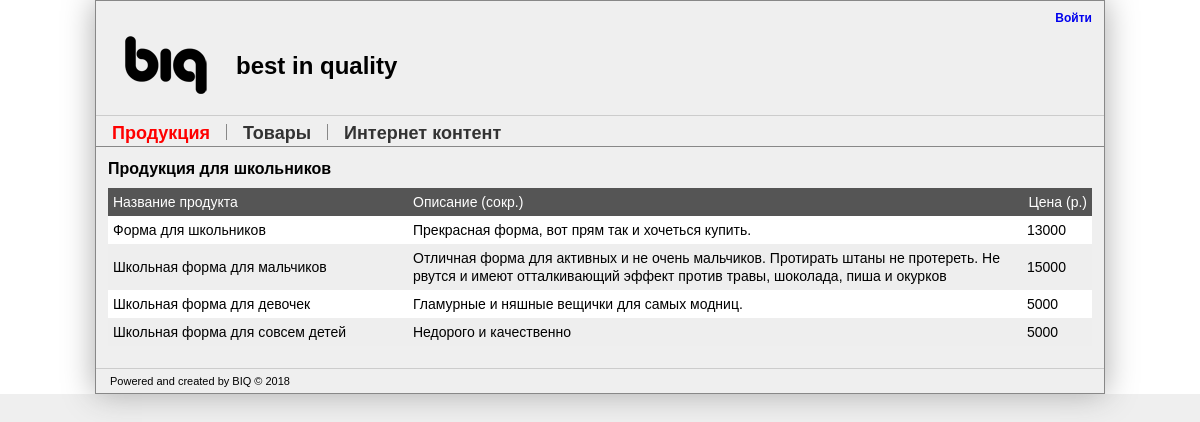
The page / on the database its author committed.
### tables this page shows
CREATE TABLE `products` (
  `id` int(11) NOT NULL,
  `title` varchar(255) NOT NULL,
  `description` text NOT NULL,
  `default_price` int(11) NOT NULL,
  `type_bind_price` int(2) NOT NULL DEFAULT '0'
);

### system/View.php (called while the page is built, shortened)
<?php
class View {
	protected $_file;
	protected $_data = array();
	public static function factory($file = NULL, array $data = NULL){return new View($file, $data);}
	protected static function capture($view_filename, array $view_data){
		extract($view_data, EXTR_SKIP);
		try{
			include $view_filename;
		}
		catch (Exception $e){
			ob_end_flush();
			throw $e;
		}
		return ob_get_clean();
	}
	public function __toString(){
		try{
			return $this->render();
		}
		catch (Exception $e){
			throw new Exception($e);
		}
	}
	public function set_filename($file){
		$view_dir = 'Views';
		if (($path = findFile($view_dir,$file)) === FALSE){
			throw new Exception('The requested view '.$file.' could not be found');
		}
		$this->_file = $path;
		return $this;
	}
	public function set($key, $value = NULL){
		if (is_array($key)){
			foreach ($key as $name => $value){
				$this->_data[$name] = $value;
			}
		}
		else{
			$this->_data[$key] = $value;
		}
		return $this;
	}
	public function render($file = NULL){
        return View::capture($this->_file, $this->_data);
	}
}

### main/FrontController.php (called while the page is built)
<?php
class FrontController extends \Controller {
	public $template = 'Front';
	public $page_title_prefix = 'BIQ Developer';
	public $meta_description = FALSE;
	public $meta_keywords = FALSE;
	public $main_menu_show = true;
	public $content	= '';
	protected $auto_render = TRUE;
	public function before() {
		$is_ajax = $this->is_ajax = $this->request->isAjax();
		if ($this->auto_render === TRUE && !$is_ajax){
			$this->template = \View::factory($this->template);
		} else {
			$this->auto_render = false;
		}
	}
	public function after() {
		$this->template->content = $this->content;
		$this->template->page_title_prefix = $this->page_title_prefix;
		$this->template->meta_description = $this->meta_description;
		$this->template->meta_keywords = $this->meta_keywords;
		$this->template->main_menu_show = $this->main_menu_show;
		$this->template->request = $this->request;
		if ($this->auto_render === TRUE){
			$this->request->body($this->template->render());
        } else {
            $this->request->body($this->content);
        }
	}
}

### system/Request.php (called while the page is built, shortened)
<?php
class Request {
	public static $base_url = '/';
	public static $current;
	protected static $initial = false;
	protected static $_app = false;
	protected static $_routes;
	protected static $controller_prefix = 'Controller';
	protected static $action_prefix = 'action';
	protected static $_is_mobile = false;
	protected $default_route = array('controller'=>'Index', 'action'=>'Index');
	protected $_requested_with;
	protected $_directory = '';
	protected $_controller;
	protected $_action;
	protected $_uri;
	public function __construct() {
		if (self::$initial != NULL)	{
			return self::$initial;
		}
		else {
			$this->_uri = $uri = trim($this->detect_uri(), '/');
			self::$user_agent = $user_agent= isset($_SERVER['HTTP_USER_AGENT'])?$_SERVER['HTTP_USER_AGENT']:FALSE;
			$this->_requested_with = isset($_SERVER['HTTP_X_REQUESTED_WITH'])?$_SERVER['HTTP_X_REQUESTED_WITH']:FALSE;
			return self::$initial = $this;
		}
	}
	public function execute(){
		$params = $this->getRoute($this->_uri);
		if (isset($params['controller'])){
			$this->_controller = $params['controller'];
		}
		else {
			$this->_controller = $this->default_route['controller'];
		}
		$this->_controller = ucfirst($this->_controller);
		if (isset($params['action'])){
			$this->_action = $params['action'];
		}
		else {
			$this->_action = self::$action_prefix.$this->default_route['action'];
		}
		$previous = self::$current;
		self::$current = $this;
		$controller_name = $this->_controller;
		$controller_class_dir = self::$_app.'\\'.($this->_directory?$this->_directory.'\\':'').self::$controller_prefix.'\\';
		$this->_controller = $controller = $controller_class_dir.$controller_name;
		try	{
			$class = new \ReflectionClass($controller);
			$controller = $class->newInstance($this);
			$class->getMethod('before')->invoke($controller);
			$action = $this->_action;
			$class->getMethod(self::$action_prefix.$action)->invoke($controller);
			$class->getMethod('after')->invoke($controller);
		}
		catch (Exception $e) {
			if ($previous instanceof Request){
				self::$current = $previous;
			}
			throw $e;
		}
		self::$current = $previous;
		return $this;
	}
	public static function detect_uri(){
        if (!empty($_SERVER['PATH_INFO'])) {
			$uri = $_SERVER['PATH_INFO'];
		}
		else {
			if (isset($_SERVER['REQUEST_URI']))
				$uri = $_SERVER['REQUEST_URI'];
			elseif (isset($_SERVER['PHP_SELF']))
				$uri = $_SERVER['PHP_SELF'];
			elseif (isset($_SERVER['REDIRECT_URL']))
				$uri = $_SERVER['REDIRECT_URL'];
			else
				throw new Exception('Unable to detect the URI using PATH_INFO, REQUEST_URI, PHP_SELF or REDIRECT_URL');
			if ($request_uri = parse_url($_SERVER['REQUEST_URI'], PHP_URL_PATH))
				$uri = $request_uri;
			$uri = rawurldecode($uri);
			$base_url = parse_url(self::$base_url, PHP_URL_PATH);
			if ($base_url AND (strpos($uri, $base_url) === 0))
				$uri = (string) substr($uri, strlen($base_url));
		}
		return $uri;
	}
	public static function addRoutes($routes = false) {
		if ($routes && (gettype($routes) == 'array')) {
			$search = array('#[.\\+*?[^\\]${}=!|]#', '(', ')', '<', '>');
			$replace = array('\\\\$0', '(?:', ')?', '(?P<', '>[^/.,;?\n]++)');
			foreach ($routes as $name => $route) {
				$e_routes[$name]['default'] = array_merge(array('action' => 'index'), $route['default']);
				$e_routes[$name]['expression'] = '#^'.str_replace($search, $replace, $route['uri']).'$#uD';
				self::$_routes[$name] = $e_routes[$name];
			}
		}
		else return false;
	}
	public static function getRoutes() {
		if (isset(self::$_routes) && !empty(self::$_routes)) {
			return self::$_routes;
		}
		return false;
	}
	public function getRoute($uri) {
		$uri = (string) $uri;
		if ($routes = $this->getRoutes()){
			foreach ($routes as $name=>$rt){
				$expression = $rt['expression'];
				if (preg_match($expression, $uri, $matches)){
					$params = $rt['default'];
					foreach ($matches as $key => $value){
						if (is_int($key))
							continue;
						$params[$key] = $value;
					}
					return $params;
				}
			}
		}
		return false;
	}
	public function controller($controller = NULL) {
		if ($controller === NULL){
			return $this->_controller;
		}
		$this->_controller = (string) $controller;
		return $this;
	}
	static function app($app = NULL){
		if ($app === NULL){
			return self::$_app;
		}
		return false;
	}
	public function requested_with($requested_with = NULL){
		if ($requested_with === NULL){
			return $this->_requested_with;
		}
		$this->_requested_with = strtolower($requested_with);
		return $this;
	}
	public function isAjax() {
		return ($this->requested_with() === 'xmlhttprequest' || (isset($_POST['ajax']) && $_POST['ajax']) || (isset($_GET['ajax']) && $_GET['ajax']));
	}
	public static function isMobile() { return self::$_is_mobile; }
}

### system/Bootstrap.php (called while the page is built, shortened)
<?php
function autoloader($class_name) {
	$dir = '';
	$elements = explode('\\', $class_name);
	if (($last_element = count($elements) - 1) > 0){
		$class_name = $elements[$last_element];
		unset($elements[$last_element]);
		$dir = implode('/',$elements);
	}
	else {
		$class_name = $elements[$last_element];
	}
	try {
		if ($file = findFile($dir,$class_name)){
			return require_once ($file);
		}
		return false;
	}
	catch (Exception $e){
		throw new Exception($e);
	}
}
function findFile($dir, $file){
	$path = $dir.DS.$file.EXT;
	if ($pathes = \Bootstrap::getClassesPathes()){
		foreach ($pathes as $find_dir){
			if (file_exists($find_dir['realpath'].$path)) {
				return $find_dir['realpath'].$path;
				break;
			}
		}
	}
	if (file_exists(SYSPATH.$path)) {
		return SYSPATH.$path;
	}
	return false;
}
Class Bootstrap {
	private static $_find_pathes = false;
	public static function addClassesPath(string $path_name, string $path_src) {
		if (($path_name) && ($path_src)){
			$path = DOCROOT . trim($path_src, ' /') . DS;
			self::$_find_pathes[$path_name]['dir'] = $path_src;
			self::$_find_pathes[$path_name]['realpath'] = $path;
		}
	}
	public static function getClassesPathes() {
		return self::$_find_pathes;
	}
}
?>

### lib/Auth.php (called while the page is built, shortened)
<?php
Class Auth {
	static $_instance = NULL;
	function __construct(){
		return $this;
	}
	static function instance(){
		if (self::$_instance === NULL){
			return self::$_instance = new Auth();
		}
		else {
			return self::$_instance;
		}
	}
	static function isAuth(){
		return self::instance()->_is_auth;
	}
}

### main/Controller/Products.php (called while the page is built, shortened)
<?php
class Products extends \FrontController {
	public function actionIndex() {
		$products = new \Model\Products();
		$this->content = \View::factory('Products/Index')->set('products', $products);
	}
}

### main/Model/Products.php (called while the page is built, shortened)
<?php
class Products {
	public function getAll($time = false) {
		$res = false;
		if ($time) {
			if (is_int($time)){
				$select_time = $time;
			}
			elseif (is_string($time)){
				$select_time = strtotime($time);
			}
		} else {
			$select_time = TIME_NOW;
		}
		$qr = 'SELECT *, IF (prod.type_bind_price = 0,
					(
						SELECT price.custom_price
						FROM product_custom_prices as price
						WHERE price.product_id = prod.id AND (price.end >= '.$select_time.' OR price.end = 0) AND price.start <= '.$select_time.'
						ORDER BY abs((IF (price.end > 0, price.end, 2147483647))-price.start) ASC LIMIT 1
					),
					(
						SELECT price.custom_price
						FROM product_custom_prices as price
						WHERE price.product_id = prod.id AND (price.end >= '.$select_time.' OR price.end = 0) AND price.start <= '.$select_time.'
						ORDER BY price.start DESC LIMIT 1
					)
			   ) as custom_price
			   FROM products as prod';
		if ($req = \DB::query($qr))
		{
			$res = $req->fetchAll();
		}
		return $res;
	}
}
?>

### lib/DB.php (called while the page is built, shortened)
<?php
Class DB {
	private static $_init = false;
    private static $_database = false;
    private static $_transaction = false;
	public static function _local_db(){
		if (!self::$_init){
			$conf = \Config::load('database');
			$conf = $conf[$conf['use']];
			if ($conf){
				$db = new \PDO($conf['type'].':host='.$conf['hostname'].';dbname='.$conf['database'].';charset=UTF8', $conf['username'], $conf['password'], array(\PDO::ATTR_PERSISTENT => true));
				$db->setAttribute(\PDO::ATTR_DEFAULT_FETCH_MODE, \PDO::FETCH_ASSOC);
				$db->setAttribute(\PDO::MYSQL_ATTR_INIT_COMMAND, "SET NAME 'utf8'; SET GLOBAL innodb_stats_on_metadata=0;");
				return self::$_database = $db;
			}
			self::$_init = true;
		}
		else
		{
			if (self::$_database)
				return self::$_database;
			else
				return false;
		}
		return false;
    }
	public static function query($qr){
		if (!$db = self::_local_db())
			Exception('Not initial DataBase');
		try {
			$qr = (string) $qr;
			if (SITE_MODE === 'DEV') $start = microtime(true);
			if ( $res = $db->query($qr)){
				return $res;
			}
			return false;
		}
		catch (Exception $e) {
			if (self::$_transaction){
				self::$_database->rollBack();
			}
			$error = self::$_database->errorInfo();
			if (isset($error[2])){
				throw new Exception($error[2]);
			}
			else {
				throw new Exception($e->getMessage());
			}
		}
	}
}
?>

### system/Controller.php (called while the page is built, shortened)
<?php
abstract class Controller {
	function __construct(Request $request)
	{
		$this->request = $request;
		return $this;
	}
}

### main/Views/Products/Index.php (the view)
<div id="products-content">
<h5>Продукция для школьников</h5>
<?php if ($prods = $products->getAll()) { ?>
	<table class="table-products" >
		<tr class="thead">
			<td width="300px">Название продукта</td>
			<td>Описание (сокр.)</td>
			<td align="right" width="70px">Цена (р.)</td>
		</tr>
		<?php
		$even = true;
		foreach ($prods as $product) {
			$even = !$even;
		?>
		<tr<?=($even?' class="even"':'');?>>
			<td><?=$product['title'];?></td>
			<td><?=nl2br($product['description']);?></td>
			<td><?=$product['custom_price']?$product['custom_price']:$product['default_price'];?></td>
		</tr>
		<?php } ?>
	</table>
<?php } else { ?>
	На данный момент не имеется продукции для предложения.
<?php } ?>
</div>

### main/Views/Front.php (shortened to what this page needs)
<!doctype html>
<html>
<head>
<?php if (SITE_MODE === 'DEV') {?>
<link href="/css/style.css?rev=<?=rand();?>" rel="stylesheet" type="text/css" media="all">
<?php } else { ?>
<script src='/js/jquery.js' charset='utf-8' type='text/javascript'></script>
<link href="/css/style.css" rel="stylesheet" type="text/css" media="all">
<?php } ?>
</head>
<body>
<div id="page">
  <div id="wrap">
    <header id="header">
        <div class="logo">
			<a href="/"><img src="/img/logo.png?v=2" width="100px" /></a>
		</div>
		<span class="slogan">best in quality</span>
		<div class="member-block">
			<?php if (\Auth::isAuth()){ ?>
				<a href="/admin/" class="sign-link">Управление контентом</a>
				<a href="/member/logout" class="sign-link sign-out">Выйти</a>
			<?php } else { ?>
				<a href="/member/login" class="sign-link sing-in">Войти</a>
			<? } ?>
		</div>
    </header>
    <main id="main">
		<?php if (isset($main_menu_show) && $main_menu_show === true) { ?>
		<div id="main-menu">
			<ul class="main-menu-items">
				<li<?=($request->controller()=='\Controller\Products')?' class="active"':'';?>><a href="/">Продукция</a></li>
				<li<?=($request->controller()=='\Controller\Goods')?' class="active"':'';?>><a href="/goods/">Товары</a></li>
				<li<?=($request->controller()=='\Controller\Contents')?' class="active"':'';?>><a href="/contents/">Интернет контент</a></li>
			</ul>
		</div>
		<?php } ?>
		<div class="content">
			<?=$content;?>
		</div>
	</main>
	<footer id="footer">
		<div id="copyright">Powered and created by BIQ © 2018</div>
	</footer>
  </div>
</div>
</body>
</html>

### index.php (shortened to what this page needs)
<?php
require_once (DOCROOT.'system/Bootstrap.php');
$request = new \Request();
$routes = \Config::load('routes');
$request->addRoutes($routes);
$response = $request->execute();
echo $response->body();

### css/style.css (style rules this page uses)
* { -moz-box-sizing: border-box; box-sizing: border-box;padding: 0; margin: 0; }
body { text-align: center; height: 100%; width: 100%; margin: 0; overflow: auto; padding: 0; background: #efefef; font-family: Arial; font-size: 14px; line-height: 18px; }
#page { color: #000; repeat-x; width: 100%; text-align: center; height: 100%; margin: 0; background: #fff; }
#wrap { width: 1010px; text-align: center; height: 100%; margin: 0 auto 20px auto; position: relative; box-shadow: 0px 0px 30px #aaa; border: 1px solid #888; }
#wrap { background: #efefef; }
h5 { font-size: 16px; }
ul li { list-style: none; }
a { outline: none; text-decoration: none; }
a img { border: 0; vertical-align: middle; }
table { border-collapse: collapse; padding: 0; }
#footer { color: #000; border-top: 1px solid #ccc; font-size: 11px; margin: 0; padding: 3px 14px; text-align: left; margin: 0; }
#header { text-align: left; height: 114px; padding: 0px; vertical-align: middle; position: relative; }
.logo { padding: 12px 0 0 20px; height: 100px; display: block; float: left; }
.logo img { height: auto; }
.slogan { font-size: 24px; line-height: 20px; font-weight: bold; color: #000; height: 100px; display: inline-block; padding: 55px 0 0 20px; float: left; }
.member-block { float: right; padding: 7px 12px; text-align: right; }
.member-block .sign-link { font-weight: bold; font-size: 12px; margin-left: 5px; }
#main { font-size: 14px; text-align: left; position: relative; }
#main-menu { height: 32px; color: #333; position: relative; width: 100%; margin: 0 !important; border-bottom: 1px solid #888; border-top: 1px solid #ccc; }
#main-menu ul { display: block; float: left; text-align: left; header: 32px; width: 100%; margin: 0; padding: 0; }
#main-menu ul li { display: block; float: left; height: 16px; margin: 8px 0; padding: 0 16px; border-left: 1px solid #888; }
#main-menu ul li:first-child { border-left: none; }
#main-menu ul li a { font-size: 18px; font-weight: bold; color: #333; }
#main-menu ul li.active a { color: red; }
#products-content { padding: 12px; }
table.table-products { width: 100%; background: #fff; margin: 10px 0; }
table.table-products td { line-height: 18px; padding: 5px; }
table.table-products .thead { color: #fff; background: #555; }
table.table-products .even { background: #eee; }

### rows shown on the page
products: title "Форма для школьников", description "Прекрасная форма, вот прям так и хочеться купить.", custom_price "13000"
products: title "Школьная форма для мальчиков", description "Отличная форма для активных и не очень мальчиков. Протирать штаны не протереть. Не рвутся и имеют отталкивающий эффект против травы, шоколада, пиша и окурков", custom_price "15000"
products: title "Школьная форма для девочек", description "Гламурные и няшные вещички для самых модниц.", default_price "5000"
products: title "Школьная форма для совсем детей", description "Недорого и качественно", default_price "5000"
